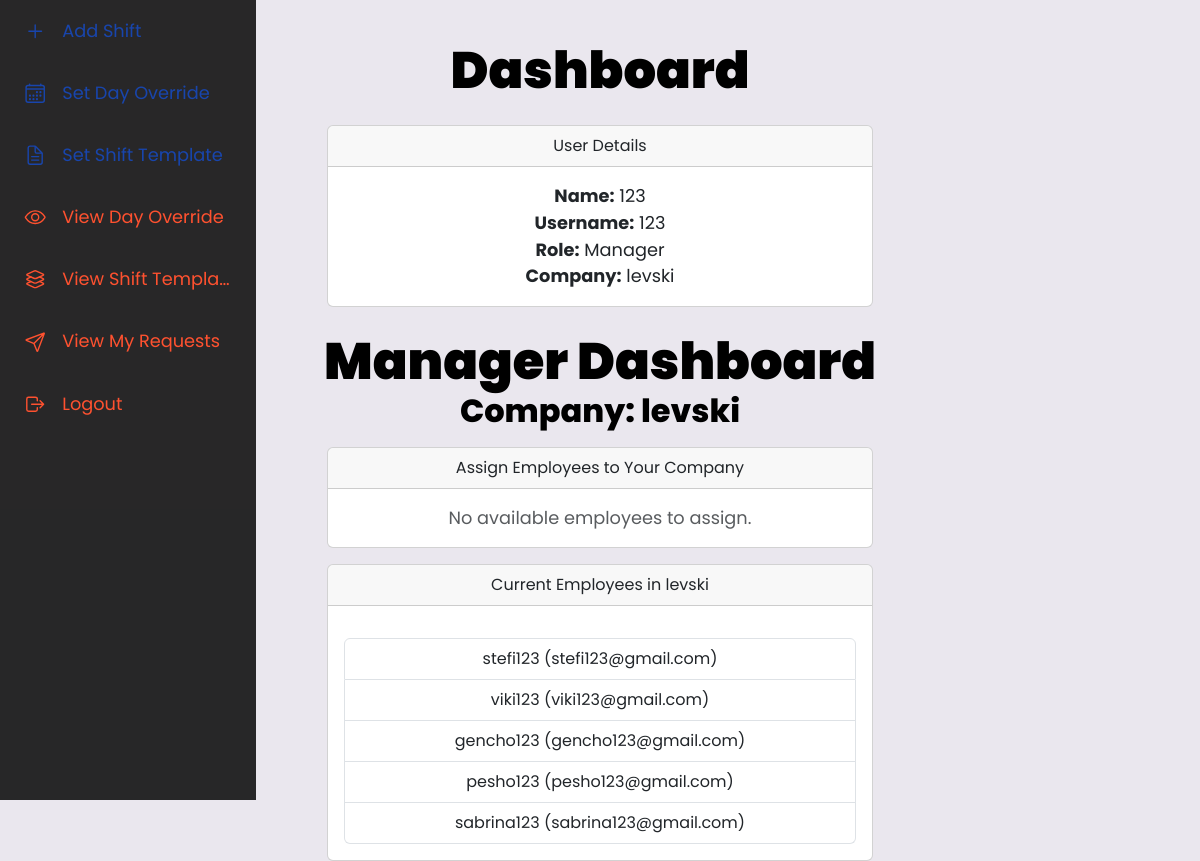
The app's page /dashboard (signed in) with its own data.
### app.py (models this page shows, shortened)
class Users(db.Model, UserMixin):
    __tablename__ = 'users'
    id = db.Column(db.Integer, primary_key=True)
    username = db.Column(db.String(20), nullable=False, unique=True)
    name = db.Column(db.String(200), nullable=False)
    email = db.Column(db.String(120), nullable=False, unique=True)
    password_hash = db.Column(db.String(128))
    role = db.Column(db.String(20), nullable=False, default='employee')
    _skill = db.Column("skill", db.String(200), nullable=True)  # Internal column for skill
    company_id = db.Column(db.Integer, db.ForeignKey('company.id'), nullable=True)  # Explicit Foreign Key
    company = db.relationship('Company', backref='employees', foreign_keys=[company_id])  # Explicitly set FK
    @property
    def skill(self):
        return self._skill
    @skill.setter
    def skill(self, value):
        if value:
            self._skill = value.capitalize()  # Capitalize the first letter
        else:
            self._skill = value
    @property
    def password(self):
        raise AttributeError('password is not a readable attribute')

class Company(db.Model):
    __tablename__ = 'company'
    id = db.Column(db.Integer, primary_key=True)
    name = db.Column(db.String(200), nullable=False, unique=True)
    manager_id = db.Column(db.Integer, db.ForeignKey('users.id'), nullable=False)
    manager = db.relationship('Users', backref='managed_company', foreign_keys=[manager_id])

### app.py (the view, shortened to what this page needs)
@app.route('/dashboard', methods=['GET', 'POST'])
@login_required
def dashboard():
    company = None
    employees = []
    if current_user.role == 'manager':
        company = Company.query.filter_by(manager_id=current_user.id).first()
        employees = Users.query.filter_by(company_id=None, role='employee').all()
    elif current_user.role == 'employee':
        company = Company.query.get(current_user.company_id)
    return render_template('dashboard.html', company=company, employees=employees)

### app.py (called while the page is built)
@login_manager.user_loader
def load_user(user_id):
	return Users.query.get(int(user_id))

### templates/dashboard.html (shortened to what this page needs)
{% extends 'base.html' %}
{% block content %}
<div class="container animate__animated animate__fadeIn" style="text-align: center; position: relative; z-index: 1;">
    <h2>Dashboard</h2>
    <br/>
    <div class="card user-details" style="width: 50%; margin: 0 auto;">
        <div class="card-header">User Details</div>
        <div class="card-body">
            <p><strong>Name:</strong> {{ current_user.name }}</p>
            <p><strong>Username:</strong> {{ current_user.username }}</p>
            <p><strong>Role:</strong> {{ current_user.role.capitalize() }}</p>
            {% if current_user.role == 'manager' %}
                <p><strong>Company:</strong> {{ company.name if company else "None" }}</p>
            {% elif current_user.role == 'employee' %}
                <p><strong>Company:</strong> {{ current_user.company.name if current_user.company else "None" }}</p>
            {% endif %}
        </div>
    </div>
    {% if current_user.role == 'manager' %}
        <h2 class="mt-4">Manager Dashboard</h2>
        {% if not company %}
            <div class="card mt-4" style="width: 50%; margin: 0 auto;">
                <div class="card-header">Create a Company</div>
                <div class="card-body">
                    <form method="POST">
                        <div class="mb-3">
                            <label for="company_name" class="form-label">Company Name:</label>
                            <input type="text" id="company_name" name="company_name" class="form-control" required>
                        </div>
                        <button type="submit" class="btn btn-primary">Create Company</button>
                    </form>
                </div>
            </div>
        {% else %}
            <h3>Company: {{ company.name }}</h3>
            <div class="card mt-3" style="width: 50%; margin: 0 auto;">
                <div class="card-header">Assign Employees to Your Company</div>
                <div class="card-body">
                    {% if employees %}
                        <form method="POST">
                            <label for="employee_id">Select Employee:</label>
                            <select name="employee_id" class="form-select">
                                {% for employee in employees %}
                                    <option value="{{ employee.id }}">{{ employee.name }}</option>
                                {% endfor %}
                            </select>
                            <button type="submit" class="btn btn-success mt-2">Add Employee</button>
                        </form>
                    {% else %}
                        <p class="text-muted">No available employees to assign.</p>
                    {% endif %}
                </div>
            </div>
            <div class="card mt-3" style="width: 50%; margin: 0 auto;">
                <div class="card-header">Current Employees in {{ company.name }}</div>
                <div class="card-body">
                    {% if company.employees %}
                        <ul class="list-group">
                            {% for employee in company.employees %}
                                <li class="list-group-item">{{ employee.name }} ({{ employee.email }})</li>
                            {% endfor %}
                        </ul>
                    {% else %}
                        <p class="text-muted">No employees assigned yet.</p>
                    {% endif %}
                </div>
            </div>
        {% endif %}
    {% endif %}
</div>
{% endblock %}

### static/css/styles.css (style rules this page uses)
body, html { height: 100%; margin: 0; font-family: Arial, Helvetica, sans-serif; overflow: hidden; }

### static/css/style.css (style rules this page uses)
:root { --primary: 237, 94%, 81%; --background: 266, 16%, 92%; --background-secondary: 256, 12%, 12%; --background-secondary-dark: 256, 10%, 10%; --background-secondary-light: 257, 11%, 16%; --text-primary: 0, 0%, 0%; --black: 0, 0%, 0%; --white: 0, 0%, 100%; --quite-gray: 0, 0%, 50%; --grooble: 10, 28%, 93%; --heading-large: 5.6rem; --heading-medium: 3.6rem; --heading-small: 2.4rem; --paragraph: 1.11rem; --navbar-buttons: 2.4rem; --transition-main: .175, .685, .32; --font-main: "Poppins"; }
*, *::before, *::after { box-sizing: inherit; }
html, body { margin: 0; width: 100%; color: hsl(var(--text-primary)); font-family: var(--font-main); background-color: hsl(var(--background)); -webkit-font-smoothing: antialiased; scroll-behavior: smooth; box-sizing: border-box; }
h1, h2, h3, h4, h5, h6 { margin: 0; }
h2 { font-size: var(--heading-medium); }
h3 { font-size: var(--heading-small); }
h1, h2 { font-weight: 900; }
h3, h4, h5, h6 { font-weight: 800; }
p { margin: 0; font-size: var(--paragraph); }
ul, ol { margin: 1em 0; }
@media only screen and (max-width: 1660px) { :root { --heading-large: 5.4rem; --heading-medium: 3.4rem; --heading-small: 2.2rem; } }
@media only screen and (max-width: 1456px) { :root { --heading-large: 5.2rem; --heading-medium: 3.2rem; --heading-small: 2rem; } }

### templates/base.html (style rules this page uses)
body { background-color: white; color: #7D6E83; }

### records on screen
Users: name "123", username "123", role "Manager"
Company: name "levski"
Users: name "stefi123", email "stefi123@gmail.com"
Users: name "viki123", email "viki123@gmail.com"
Users: name "gencho123", email "gencho123@gmail.com"
Users: name "pesho123", email "pesho123@gmail.com"
Users: name "sabrina123", email "sabrina123@gmail.com"
